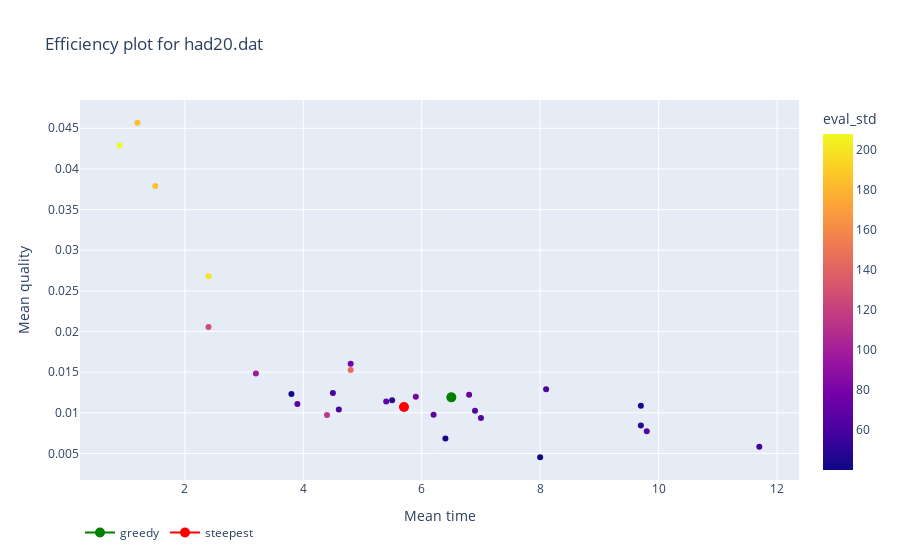
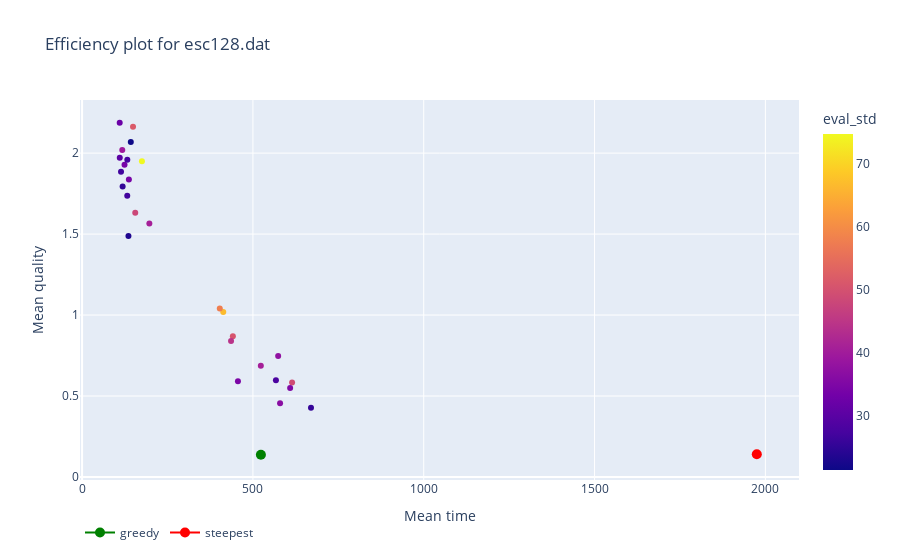
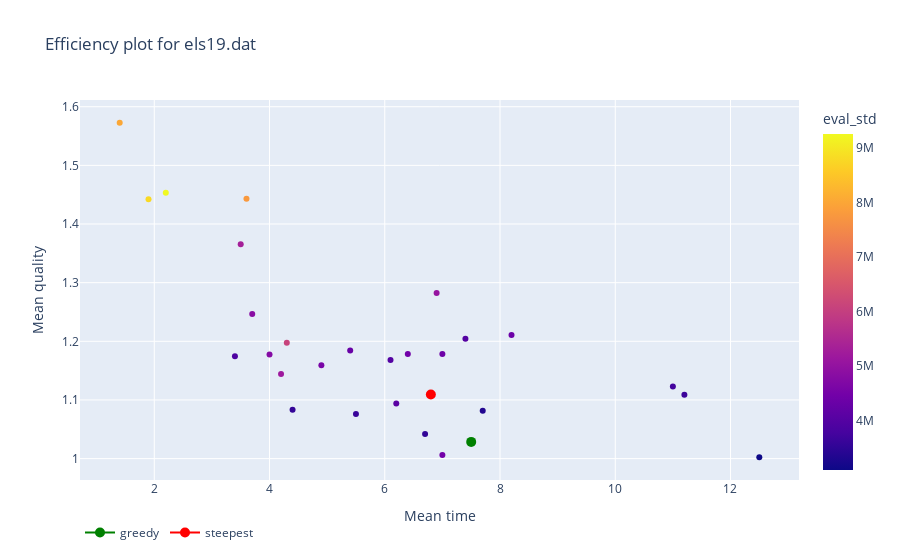
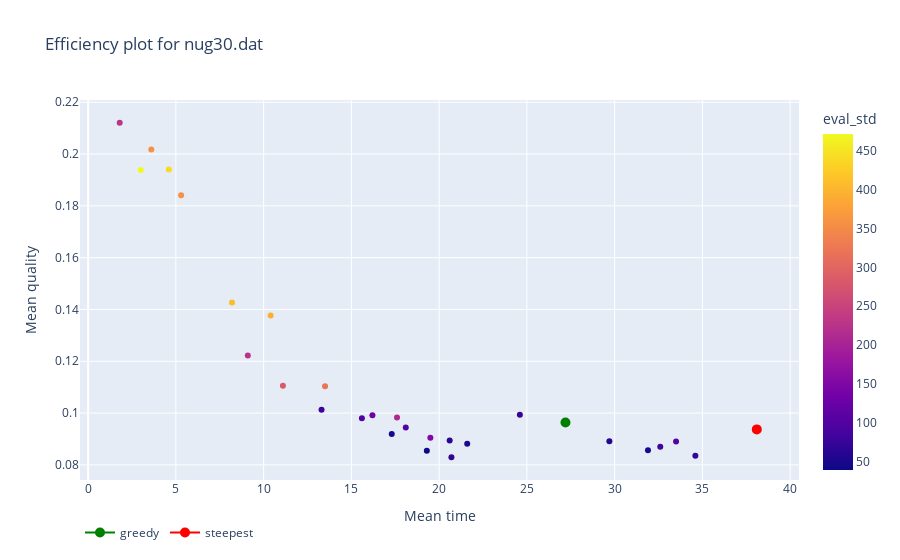

Notebook code cell kept with these figures, in order:
### Code cell
for instance in data.keys():

    tabu_df = data[instance]["tabu_gs"]
    #ls_df = data[instance]["local_search"]
    fig = px.scatter(data[instance]["tabu_gs"], x = "time_mean", y= "quality",
            title=f"Efficiency plot for {instance}",
            labels={ # replaces default labels by column name
                    "time_mean": "Mean time",  "quality": "Mean quality",
                    "lack_impr_iter": "Iterations without improvement"
                },
            color='eval_std',
            hover_data=['tenure', 'k', 'lack_impr_iter'])
    fig.add_scatter(x=data[instance]["greedy"]["time_mean"],
                    y=data[instance]["greedy"]["quality"],
                    marker=dict(color='green',size=10),
                name='greedy')
    fig.add_scatter(x=data[instance]["steepest"]["time_mean"],
                    y=data[instance]["steepest"]["quality"],
                    marker=dict(color='red',size=10),
                name='steepest')
    fig.update_layout(legend=dict( 
        orientation="h", 
    
    )) 
    fig.show()

### Figure 1 — Plotly figure (JSON) as saved in the notebook; plotly's stock layout.template omitted (floating-point values rounded to 4 significant figures)
{"data": [{"customdata": [[4, 5, 5], [4, 5, 10], [4, 5, 20], [4, 6, 5], [4, 6, 10], [4, 6, 20], [4, 8, 5], [4, 8, 10], [4, 8, 20], [5, 5, 5], [5, 5, 10], [5, 5, 20], [5, 6, 5], [5, 6, 10], [5, 6, 20], [5, 8, 5], [5, 8, 10], [5, 8, 20], [6, 5, 5], [6, 5, 10], [6, 5, 20], [6, 6, 5], [6, 6, 10], [6, 6, 20], [6, 8, 5], [6, 8, 10], [6, 8, 20]], "hovertemplate": "Mean time=%{x}<br>Mean quality=%{y}<br>tenure=%{customdata[0]}<br>k=%{customdata[1]}<br>Iterations without improvement=%{customdata[2]}<br>eval_std=%{marker.color}<extra></extra>", "legendgroup": "", "marker": {"color": [60.27, 50.72, 63.51, 198.9, 68.93, 41.02, 185.0, 114.2, 65.72, 68.48, 79.08, 49.79, 127.5, 78.94, 65.49, 184.4, 60.33, 67.98, 145.8, 67.5, 40.07, 96.53, 44.78, 57.08, 207.8, 40.83, 72.26], "coloraxis": "coloraxis", "symbol": "circle"}, "mode": "markers", "name": "", "orientation": "v", "showlegend": false, "type": "scatter", "x": [4.5, 5.5, 8.1, 2.4, 5.4, 6.4, 1.5, 4.4, 7, 3.9, 5.9, 9.7, 2.4, 4.8, 9.8, 1.2, 4.6, 6.2, 4.8, 6.9, 8, 3.2, 9.7, 11.7, 0.9, 3.8, 6.8], "xaxis": "x", "y": [0.01242, 0.01156, 0.01292, 0.02681, 0.01138, 0.006848, 0.03791, 0.009737, 0.009361, 0.0111, 0.01199, 0.008437, 0.02054, 0.01604, 0.007743, 0.04568, 0.0104, 0.009766, 0.01526, 0.01026, 0.004536, 0.01485, 0.01086, 0.005836, 0.04288, 0.01231, 0.01222], "yaxis": "y"}, {"marker": {"color": "green", "size": 10}, "name": "greedy", "type": "scatter", "x": [6.5], "y": [0.0119]}, {"marker": {"color": "red", "size": 10}, "name": "steepest", "type": "scatter", "x": [5.7], "y": [0.01072]}], "layout": {"coloraxis": {"colorbar": {"title": {"text": "eval_std"}}, "colorscale": [[0, "#0d0887"], [0.1111, "#46039f"], [0.2222, "#7201a8"], [0.3333, "#9c179e"], [0.4444, "#bd3786"], [0.5556, "#d8576b"], [0.6667, "#ed7953"], [0.7778, "#fb9f3a"], [0.8889, "#fdca26"], [1, "#f0f921"]]}, "legend": {"orientation": "h", "tracegroupgap": 0}, "title": {"text": "Efficiency plot for had20.dat"}, "xaxis": {"anchor": "y", "domain": [0, 1], "title": {"text": "Mean time"}}, "yaxis": {"anchor": "x", "domain": [0, 1], "title": {"text": "Mean quality"}}}}

### Figure 2 — Plotly figure (JSON) as saved in the notebook; plotly's stock layout.template omitted (floating-point values rounded to 4 significant figures)
{"data": [{"customdata": [[25, 25, 23], [25, 25, 23], [25, 25, 23], [25, 38, 23], [25, 38, 23], [25, 38, 23], [25, 51, 23], [25, 51, 23], [25, 51, 23], [32, 25, 30], [32, 25, 30], [32, 25, 30], [32, 38, 30], [32, 38, 30], [32, 38, 30], [32, 51, 30], [32, 51, 30], [32, 51, 30], [38, 25, 36], [38, 25, 36], [38, 25, 36], [38, 38, 36], [38, 38, 36], [38, 38, 36], [38, 51, 36], [38, 51, 36], [38, 51, 36]], "hovertemplate": "Mean time=%{x}<br>Mean quality=%{y}<br>tenure=%{customdata[0]}<br>k=%{customdata[1]}<br>Iterations without improvement=%{customdata[2]}<br>eval_std=%{marker.color}<extra></extra>", "legendgroup": "", "marker": {"color": [50.52, 66.85, 40.7, 32.18, 33.89, 30.15, 25.16, 21.29, 26.84, 27.91, 36.49, 25.46, 40.67, 51.47, 74.81, 27.41, 26.65, 23.16, 48.96, 35.05, 37.48, 34.62, 44.33, 57.71, 39.59, 34.1, 48.05], "coloraxis": "coloraxis", "symbol": "circle"}, "mode": "markers", "name": "", "orientation": "v", "showlegend": false, "type": "scatter", "x": [441.3, 413.2, 523.2, 110.1, 124.2, 110.3, 118.7, 142.6, 132.2, 567.4, 579.5, 670, 196.9, 149.1, 175.2, 132.4, 114, 135.7, 614.7, 609, 573.9, 456.2, 436, 403, 117.6, 136.9, 155.6], "xaxis": "x", "y": [0.8687, 1.019, 0.6875, 2.188, 1.928, 1.972, 1.794, 2.069, 1.738, 0.5969, 0.4563, 0.4281, 1.566, 2.163, 1.95, 1.959, 1.884, 1.488, 0.5844, 0.55, 0.7469, 0.5906, 0.8406, 1.041, 2.019, 1.837, 1.631], "yaxis": "y"}, {"marker": {"color": "green", "size": 10}, "name": "greedy", "type": "scatter", "x": [523.4], "y": [0.1375]}, {"marker": {"color": "red", "size": 10}, "name": "steepest", "type": "scatter", "x": [1975.0], "y": [0.1406]}], "layout": {"coloraxis": {"colorbar": {"title": {"text": "eval_std"}}, "colorscale": [[0, "#0d0887"], [0.1111, "#46039f"], [0.2222, "#7201a8"], [0.3333, "#9c179e"], [0.4444, "#bd3786"], [0.5556, "#d8576b"], [0.6667, "#ed7953"], [0.7778, "#fb9f3a"], [0.8889, "#fdca26"], [1, "#f0f921"]]}, "legend": {"orientation": "h", "tracegroupgap": 0}, "title": {"text": "Efficiency plot for esc128.dat"}, "xaxis": {"anchor": "y", "domain": [0, 1], "title": {"text": "Mean time"}}, "yaxis": {"anchor": "x", "domain": [0, 1], "title": {"text": "Mean quality"}}}}

### Figure 3 — Plotly figure (JSON) as saved in the notebook; plotly's stock layout.template omitted (floating-point values rounded to 4 significant figures)
{"data": [{"customdata": [[3, 5, 5], [3, 5, 10], [3, 5, 20], [3, 5, 5], [3, 5, 10], [3, 5, 20], [3, 7, 5], [3, 7, 10], [3, 7, 20], [4, 5, 5], [4, 5, 10], [4, 5, 20], [4, 5, 5], [4, 5, 10], [4, 5, 20], [4, 7, 5], [4, 7, 10], [4, 7, 20], [5, 5, 5], [5, 5, 10], [5, 5, 20], [5, 5, 5], [5, 5, 10], [5, 5, 20], [5, 7, 5], [5, 7, 10], [5, 7, 20]], "hovertemplate": "Mean time=%{x}<br>Mean quality=%{y}<br>tenure=%{customdata[0]}<br>k=%{customdata[1]}<br>Iterations without improvement=%{customdata[2]}<br>eval_std=%{marker.color}<extra></extra>", "legendgroup": "", "marker": {"color": [7783000.0, 3758000.0, 3673000.0, 3906000.0, 4318000.0, 3543000.0, 8016000.0, 6097000.0, 4101000.0, 5321000.0, 4589000.0, 4478000.0, 5189000.0, 3628000.0, 5047000.0, 8799000.0, 3567000.0, 4396000.0, 4765000.0, 3995000.0, 4380000.0, 4834000.0, 4445000.0, 3998000.0, 9260000.0, 3352000.0, 3098000.0], "coloraxis": "coloraxis", "symbol": "circle"}, "mode": "markers", "name": "", "orientation": "v", "showlegend": false, "type": "scatter", "x": [3.6, 11, 11.2, 3.4, 5.4, 6.7, 1.4, 4.3, 6.2, 3.5, 4.9, 7, 4.2, 5.5, 6.9, 1.9, 4.4, 7.0, 4, 6.1, 8.2, 3.7, 6.4, 7.4, 2.2, 7.7, 12.5], "xaxis": "x", "y": [1.443, 1.123, 1.109, 1.175, 1.184, 1.042, 1.573, 1.197, 1.094, 1.365, 1.159, 1.006, 1.144, 1.076, 1.283, 1.442, 1.083, 1.179, 1.178, 1.168, 1.211, 1.246, 1.178, 1.204, 1.453, 1.081, 1.002], "yaxis": "y"}, {"marker": {"color": "green", "size": 10}, "name": "greedy", "type": "scatter", "x": [7.5], "y": [1.028]}, {"marker": {"color": "red", "size": 10}, "name": "steepest", "type": "scatter", "x": [6.8], "y": [1.109]}], "layout": {"coloraxis": {"colorbar": {"title": {"text": "eval_std"}}, "colorscale": [[0, "#0d0887"], [0.1111, "#46039f"], [0.2222, "#7201a8"], [0.3333, "#9c179e"], [0.4444, "#bd3786"], [0.5556, "#d8576b"], [0.6667, "#ed7953"], [0.7778, "#fb9f3a"], [0.8889, "#fdca26"], [1, "#f0f921"]]}, "legend": {"orientation": "h", "tracegroupgap": 0}, "title": {"text": "Efficiency plot for els19.dat"}, "xaxis": {"anchor": "y", "domain": [0, 1], "title": {"text": "Mean time"}}, "yaxis": {"anchor": "x", "domain": [0, 1], "title": {"text": "Mean quality"}}}}

### Figure 4 — Plotly figure (JSON) as saved in the notebook; plotly's stock layout.template omitted (floating-point values rounded to 4 significant figures)
{"data": [{"customdata": [[6, 6, 5], [6, 6, 10], [6, 6, 20], [6, 9, 5], [6, 9, 10], [6, 9, 20], [6, 12, 5], [6, 12, 10], [6, 12, 20], [7, 6, 5], [7, 6, 10], [7, 6, 20], [7, 9, 5], [7, 9, 10], [7, 9, 20], [7, 12, 5], [7, 12, 10], [7, 12, 20], [9, 6, 7], [9, 6, 10], [9, 6, 20], [9, 9, 7], [9, 9, 10], [9, 9, 20], [9, 12, 7], [9, 12, 10], [9, 12, 20]], "hovertemplate": "Mean time=%{x}<br>Mean quality=%{y}<br>tenure=%{customdata[0]}<br>k=%{customdata[1]}<br>Iterations without improvement=%{customdata[2]}<br>eval_std=%{marker.color}<extra></extra>", "legendgroup": "", "marker": {"color": [78.35, 51.08, 80.41, 440.6, 73.35, 151.5, 472.0, 394.0, 70.21, 321.5, 38.78, 59.63, 358.3, 98.71, 61.16, 227.6, 408.9, 209.1, 132.1, 102.6, 72.05, 226.0, 46.78, 50.39, 356.3, 285.0, 100.9], "coloraxis": "coloraxis", "symbol": "circle"}, "mode": "markers", "name": "", "orientation": "v", "showlegend": false, "type": "scatter", "x": [13.3, 21.6, 32.6, 4.6, 24.6, 19.5, 3, 10.4, 20.7, 13.5, 19.3, 29.7, 3.6, 15.6, 20.6, 1.8, 8.2, 17.6, 16.2, 33.5, 34.6, 9.1, 17.3, 31.9, 5.3, 11.1, 18.1], "xaxis": "x", "y": [0.1013, 0.08816, 0.08702, 0.194, 0.0994, 0.09051, 0.1938, 0.1376, 0.08295, 0.1103, 0.08543, 0.08917, 0.2018, 0.09799, 0.08937, 0.2121, 0.1427, 0.0983, 0.09913, 0.08904, 0.08352, 0.1223, 0.0919, 0.0857, 0.1841, 0.1105, 0.09443], "yaxis": "y"}, {"marker": {"color": "green", "size": 10}, "name": "greedy", "type": "scatter", "x": [27.2], "y": [0.09639]}, {"marker": {"color": "red", "size": 10}, "name": "steepest", "type": "scatter", "x": [38.1], "y": [0.0937]}], "layout": {"coloraxis": {"colorbar": {"title": {"text": "eval_std"}}, "colorscale": [[0, "#0d0887"], [0.1111, "#46039f"], [0.2222, "#7201a8"], [0.3333, "#9c179e"], [0.4444, "#bd3786"], [0.5556, "#d8576b"], [0.6667, "#ed7953"], [0.7778, "#fb9f3a"], [0.8889, "#fdca26"], [1, "#f0f921"]]}, "legend": {"orientation": "h", "tracegroupgap": 0}, "title": {"text": "Efficiency plot for nug30.dat"}, "xaxis": {"anchor": "y", "domain": [0, 1], "title": {"text": "Mean time"}}, "yaxis": {"anchor": "x", "domain": [0, 1], "title": {"text": "Mean quality"}}}}
